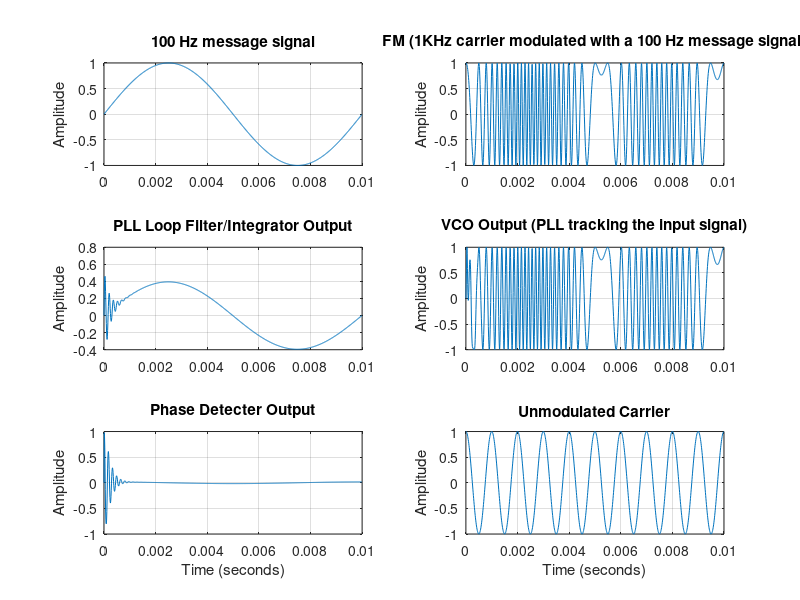

The MATLAB script that drew this image:
%Simple PLL m-file demonstration
%Run program from editor Debug (F5)
%JC 5/17/09
%This m-file demonstrates a PLL which tracks and demodulates an FM carrier.
clear all; 
close all; 

fc = 1000; %Carrier frequency 
fs = 100000; %Sample frequency
N = 5000; %Number of samples
Ts = 1/fs;
t = (0:Ts:(N*Ts)- Ts);

%Create the message signal
f1 = 100; %Modulating frequency
msg = sin(2*pi*f1*t);
kf = .0628; %Modulation index

%Create the real and imaginary parts of a CW modulated carrier to be tracked.
Signal_carrier = exp(1j*(2*pi*fc*t+2*pi*kf*cumsum(msg))); %Modulated carrier
Signal1 = exp(1j*(2*pi*fc*t)); %Unmodulated carrier

%Initilize PLL Loop 
phi_hat(1) = 30; 
e(1) = 0; 
phase_dectector_output(1) = 0; 
vco(1) = 0; 

%Define Loop Filter parameters(Sets damping)
proportional_constant = 0.15; %Proportional constant 
integrator_constant = 0.1; %Integrator constant 

%PLL implementation 
for n=2:length(Signal_carrier) 
    vco(n)=conj(exp(1j*(2*pi*n*fc/fs+phi_hat(n-1)))); %Compute VCO 
    phase_dectector_output(n)=imag(Signal_carrier(n)*vco(n)); %Complex multiply VCO x Signal input 
    e(n)=e(n-1)+(proportional_constant+integrator_constant)*phase_dectector_output(n)-integrator_constant*phase_dectector_output(n-1); %Filter integrator 
    phi_hat(n)=phi_hat(n-1)+e(n); %Update VCO 
end;

%Plot waveforms 
startplot = 1;
endplot = 1000;

figure(1);
subplot(3, 2, 1);
plot(t(startplot:endplot), msg(startplot:endplot));
title('100 Hz message signal');
%xlabel('Time (seconds)');
ylabel('Amplitude');
grid;

figure(1);
subplot(3, 2, 2);
plot(t(startplot:endplot), real(Signal_carrier(startplot:endplot)));
title('FM (1KHz carrier modulated with a 100 Hz message signal)');
%xlabel('Time (seconds)');
ylabel('Amplitude');
grid;

figure(1)
subplot(3, 2, 3);
plot(t(startplot:endplot), e(startplot:endplot));
title('PLL Loop Filter/Integrator Output');
%xlabel('Time (seconds)');
ylabel('Amplitude');
grid;

subplot(3, 2, 4);
plot(t(startplot:endplot), real(vco(startplot:endplot)));
title('VCO Output (PLL tracking the input signal)');
%xlabel('Time (seconds)');
ylabel('Amplitude');
grid;

subplot(3, 2, 5);
plot(t(startplot:endplot), phase_dectector_output(startplot:endplot));
title('Phase Detecter Output');
xlabel('Time (seconds)');
ylabel('Amplitude');
grid;

subplot(3, 2, 6);
plot(t(startplot:endplot), real(Signal1(startplot:endplot)));
title('Unmodulated Carrier');
xlabel('Time (seconds)');
ylabel('Amplitude');
grid;